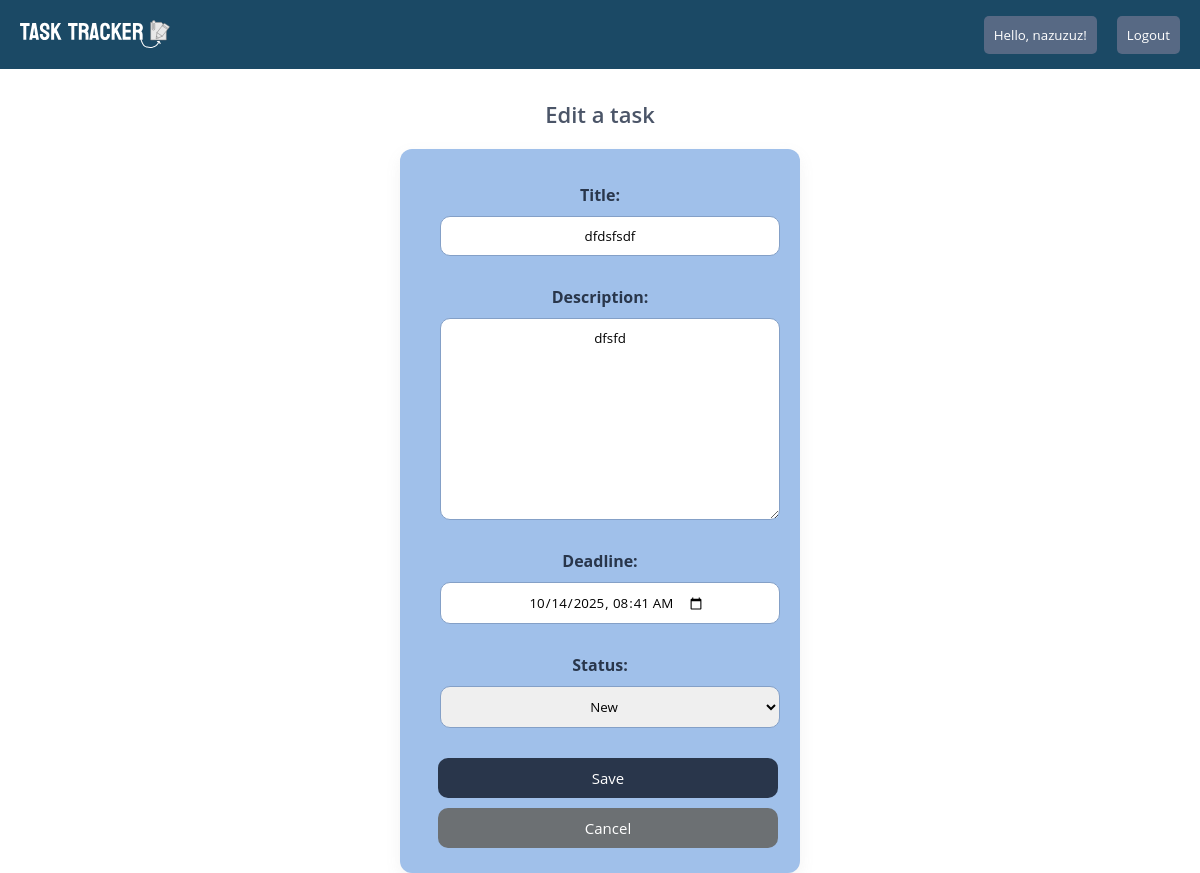
Before: /tasks/102/edit/ (signed in) with the older database file.
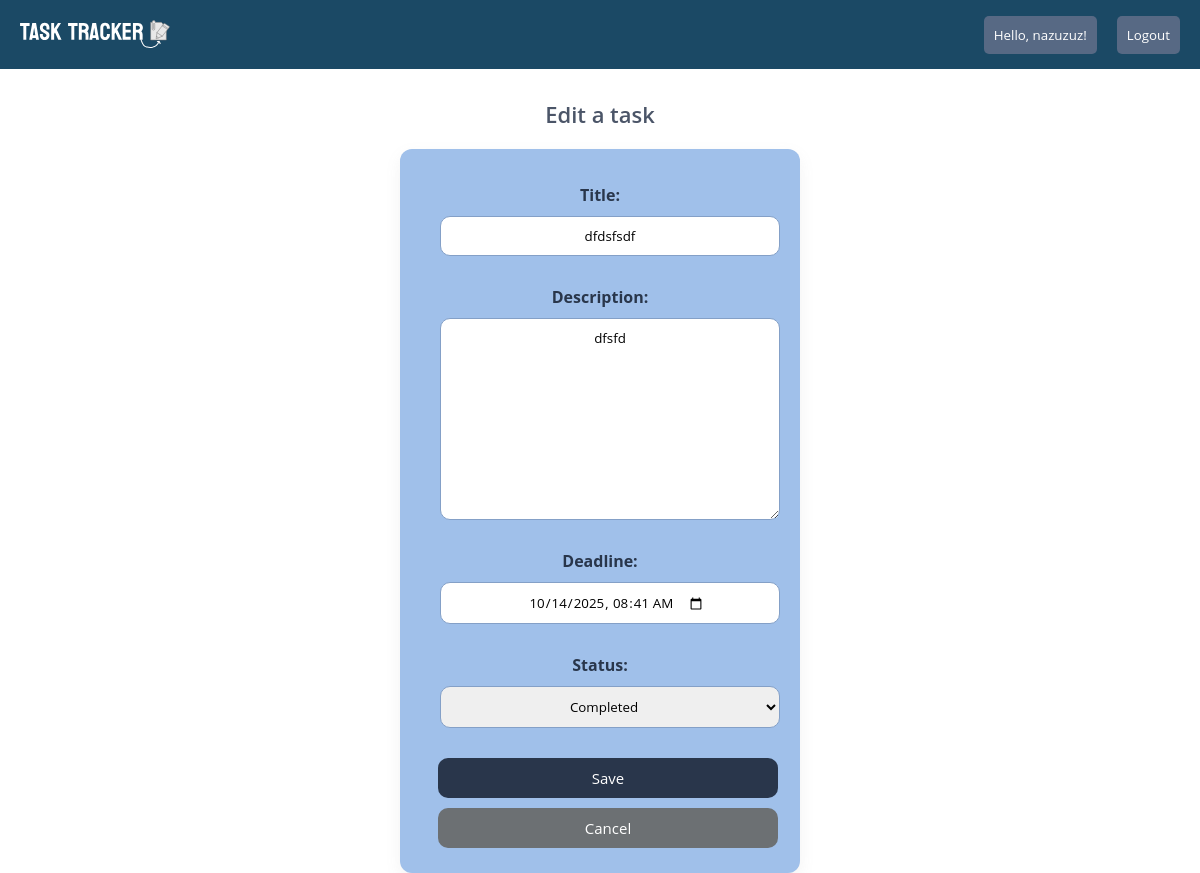
After: the same page with the newer database file.
### todo/models.py (models this page shows, shortened)
class Task(models.Model):
    new_status="new"
    in_progress_status="in_progress"
    done_status="done"
    CHOICE_STATUS=[
        (new_status,"New"),
        (in_progress_status,"In progress"),
        (done_status,"Completed"),
    ]
    title=models.CharField(max_length=200)
    description=models.TextField(blank=True)
    deadline=models.DateTimeField()
    is_notified=models.BooleanField(default=False)
    status=models.CharField(max_length=20,choices=CHOICE_STATUS,default=new_status)
    created_at=models.DateTimeField(auto_now_add=True)
    user_owner=models.ForeignKey(User,on_delete=models.CASCADE)

### todo/views.py (the view)
# urls.py: path("tasks/<int:pk>/edit/",views.update_task,name="task_update"),
@login_required
def update_task(request, pk):
    manager = TaskManager(request.user)
    task = get_object_or_404(Task,pk=pk,user_owner=request.user)
    form = TaskForm(request.POST or None, instance=task)
    if form.is_valid():
        manager.update(task, form)
        return redirect("home")
    return render(request, "todo_folder/task_update.html", {"form": form})

### todo/forms.py
class TaskForm(forms.ModelForm):
    class Meta:
        model=Task
        fields=["title","description","deadline","status"]
        widgets={
            "deadline":forms.DateTimeInput(attrs={"type":"datetime-local"}),
        }

### todo/templates/todo_folder/task_update.html (shortened to what this page needs)
{% extends 'todo_folder/home.html' %}
{% load static %}
{% block content %}
<link rel="stylesheet" href="{% static 'css/update_task.css' %}">
<h3 class="createtext">{% if form.instance.pk %}Edit{% endif %} a task</h3>
<div class="main">
<form class="fill_form" method="POST">
    {{ form.as_p }}
    <button class="create_btn" type="submit">Save</button>
    <a class="cancel_btn" href="{% url 'home' %}">Cancel</a>
</form>
</div>
{% endblock %}

Changed rows visible on the page:
changed Task "dfdsfsdf": status "New" → "Completed"
